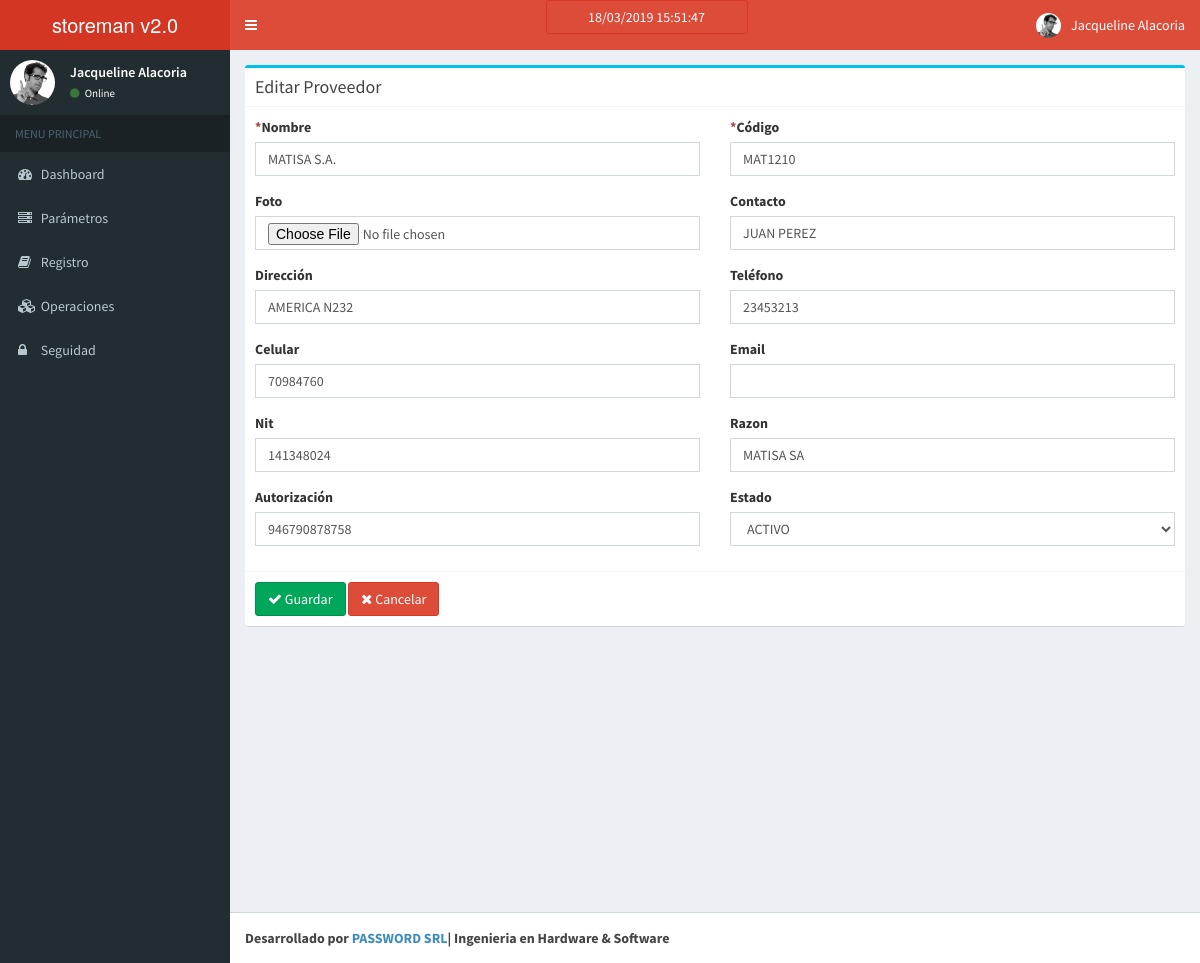
The app's page /proveedor/edit/1 with its own data.
### tables this page shows
CREATE TABLE `proveedor` (
  `proveedor_id` int(11) NOT NULL AUTO_INCREMENT,
  `estado_id` int(11) DEFAULT '1',
  `proveedor_codigo` varchar(20) DEFAULT NULL,
  `proveedor_nombre` varchar(50) DEFAULT NULL,
  `proveedor_foto` varchar(250) DEFAULT NULL,
  `proveedor_contacto` varchar(100) DEFAULT NULL,
  `proveedor_direccion` varchar(80) DEFAULT NULL,
  `proveedor_telefono` varchar(50) DEFAULT NULL,
  `proveedor_telefono2` varchar(20) DEFAULT NULL,
  `proveedor_celular` varchar(50) DEFAULT NULL,
  `proveedor_email` varchar(50) DEFAULT NULL,
  `proveedor_nit` varchar(30) DEFAULT NULL,
  `proveedor_razon` varchar(150) DEFAULT NULL,
  `proveedor_autorizacion` varchar(30) DEFAULT NULL,
  PRIMARY KEY (`proveedor_id`),
  UNIQUE KEY `proveedor_id` (`proveedor_id`)
);

### application/controllers/Proveedor.php (called while the page is built, shortened)
<?php
class Proveedor extends CI_Controller{
    function __construct()
    {
        $this->load->model('Proveedor_model');
    }
    function edit($proveedor_id)
    {
        $data['proveedor'] = $this->Proveedor_model->get_proveedor($proveedor_id);
        if(isset($data['proveedor']['proveedor_id']))
        {
            $this->load->library('form_validation');
            $this->form_validation->set_rules('proveedor_codigo','Proveedor Codigo','required');
            $this->form_validation->set_rules('proveedor_nombre','Proveedor Nombre','required');
            if($this->form_validation->run())
            {
                $foto="";
                    $foto1= $this->input->post('proveedor_foto1');
                if (!empty($_FILES['chivo']['name']))
                {
                    $this->load->library('image_lib');
                    $config['upload_path'] = './resources/images/proveedores/';
                    $config['allowed_types'] = 'gif|jpeg|jpg|png';
                    $config['max_size'] = 200000;
                    $config['max_width'] = 2900;
                    $config['max_height'] = 2900;
                    $new_name = time();
                    $config['file_name'] = $new_name;
                    $config['file_ext_tolower'] = TRUE;
                    $this->load->library('upload', $config);
                    $this->upload->do_upload('chivo');
                    $img_data = $this->upload->data();
                    $extension = $img_data['file_ext'];
                    if($img_data['file_ext'] == ".jpg" || $img_data['file_ext'] == ".png" || $img_data['file_ext'] == ".jpeg" || $img_data['file_ext'] == ".gif") {
                        $conf['image_library'] = 'gd2';
                        $conf['source_image'] = $img_data['full_path'];
                        $conf['new_image'] = './resources/images/proveedores/';
                        $conf['maintain_ratio'] = TRUE;
                        $conf['create_thumb'] = FALSE;
                        $conf['width'] = 800;
                        $conf['height'] = 600;
                        $this->image_lib->clear();
                        $this->image_lib->initialize($conf);
                        if(!$this->image_lib->resize()){
                            echo $this->image_lib->display_errors('','');
                        }
                    }
                    $directorio = $_SERVER['DOCUMENT_ROOT'].'/ximpleman_web/resources/images/proveedores/';
                    if(isset($foto1) && !empty($foto1)){
                      if(file_exists($directorio.$foto1)){
                          unlink($directorio.$foto1);
                          $mimagenthumb = str_replace(".", "_thumb.", $foto1);
                          unlink($directorio.$mimagenthumb);
                      }
                  }
                    $confi['image_library'] = 'gd2';
                    $confi['source_image'] = './resources/images/proveedores/'.$new_name.$extension;
                    $confi['new_image'] = './resources/images/proveedores/'."thumb_".$new_name.$extension;
                    $confi['create_thumb'] = FALSE;
                    $confi['maintain_ratio'] = TRUE;
                    $confi['width'] = 50;
                    $confi['height'] = 50;
                    $this->image_lib->clear();
                    $this->image_lib->initialize($confi);
                    $this->image_lib->resize();
                    $foto = $new_name.$extension;
                }else{
                    $foto = $foto1;
                }
                $params = array(
                    'estado_id' => $this->input->post('estado_id'),
                    'proveedor_codigo' => $this->input->post('proveedor_codigo'),
                    'proveedor_nombre' => $this->input->post('proveedor_nombre'),
                    'proveedor_foto' => $foto,
                    'proveedor_contacto' => $this->input->post('proveedor_contacto'),
                    'proveedor_direccion' => $this->input->post('proveedor_direccion'),
                    'proveedor_telefono' => $this->input->post('proveedor_telefono'),
                    'proveedor_telefono2' => $this->input->post('proveedor_telefono2'),
                    'proveedor_email' => $this->input->post('proveedor_email'),
                    'proveedor_nit' => $this->input->post('proveedor_nit'),
                    'proveedor_razon' => $this->input->post('proveedor_razon'),
                    'proveedor_autorizacion' => $this->input->post('proveedor_autorizacion'),
                );
                $this->Proveedor_model->update_proveedor($proveedor_id,$params);
                redirect('proveedor/index');
            }
            else
            {
                $this->load->model('Estado_model');
                $data['all_estado'] = $this->Estado_model->get_all_estado();
                $data['_view'] = 'proveedor/edit';
                $this->load->view('layouts/main',$data);
            }
        }
    }
}

### index.php (called while the page is built, shortened)
<?php
require_once BASEPATH.'core/CodeIgniter.php';

### application/models/Proveedor_model.php (called while the page is built, shortened)
<?php
class Proveedor_model extends CI_Model
{
    function get_proveedor($proveedor_id)
    {
        $proveedor = $this->db->query("
            SELECT
                *
            FROM
                `proveedor`
            WHERE
                `proveedor_id` = ?
        ",array($proveedor_id))->row_array();
        return $proveedor;
    }
}

### application/views/proveedor/edit.php (the view, shortened to what this page needs)
<div class="row">
    <div class="col-md-12">
      	<div class="box box-info">
            <div class="box-header with-border">
              	<h3 class="box-title">Editar Proveedor</h3>
            </div>
			<?php echo form_open_multipart('proveedor/edit/'.$proveedor['proveedor_id']); ?>
			<div class="box-body">
				<div class="row clearfix">
					<div class="col-md-6">
						<label for="proveedor_nombre" class="control-label"><span class="text-danger">*</span>Nombre</label>
						<div class="form-group">
                            <input type="text" name="proveedor_nombre" value="<?php echo ($this->input->post('proveedor_nombre') ? $this->input->post('proveedor_nombre') : $proveedor['proveedor_nombre']); ?>" class="form-control" id="proveedor_nombre" required />
						</div>
					</div>
					<div class="col-md-6">
						<label for="proveedor_codigo" class="control-label"><span class="text-danger">*</span>Código</label>
						<div class="form-group">
							<input type="text" name="proveedor_codigo" value="<?php echo ($this->input->post('proveedor_codigo') ? $this->input->post('proveedor_codigo') : $proveedor['proveedor_codigo']); ?>" class="form-control" id="proveedor_codigo" required />
						</div>
					</div>
					<div class="col-md-6">
						<label for="proveedor_foto" class="control-label">Foto</label>
						<div class="form-group">
                            <input type="file" name="chivo" class="form-control" id="chivox" kl_virtual_keyboard_secure_input="on">
                        </div>
					</div>
					<div class="col-md-6">
						<label for="proveedor_contacto" class="control-label">Contacto</label>
						<div class="form-group">
							<input type="text" name="proveedor_contacto" value="<?php echo ($this->input->post('proveedor_contacto') ? $this->input->post('proveedor_contacto') : $proveedor['proveedor_contacto']); ?>" class="form-control" id="proveedor_contacto" />
						</div>
					</div>
					<div class="col-md-6">
						<label for="proveedor_direccion" class="control-label">Dirección</label>
						<div class="form-group">
							<input type="text" name="proveedor_direccion" value="<?php echo ($this->input->post('proveedor_direccion') ? $this->input->post('proveedor_direccion') : $proveedor['proveedor_direccion']); ?>" class="form-control" id="proveedor_direccion" />
						</div>
					</div>
					<div class="col-md-6">
						<label for="proveedor_telefono" class="control-label">Teléfono</label>
						<div class="form-group">
							<input type="number" name="proveedor_telefono" value="<?php echo ($this->input->post('proveedor_telefono') ? $this->input->post('proveedor_telefono') : $proveedor['proveedor_telefono']); ?>" class="form-control" id="proveedor_telefono" />
						</div>
					</div>
					<div class="col-md-6">
						<label for="proveedor_telefono2" class="control-label">Celular</label>
						<div class="form-group">
							<input type="number" name="proveedor_telefono2" value="<?php echo ($this->input->post('proveedor_telefono2') ? $this->input->post('proveedor_telefono2') : $proveedor['proveedor_telefono2']); ?>" class="form-control" id="proveedor_telefono2" />
						</div>
					</div>
					<div class="col-md-6">
						<label for="proveedor_email" class="control-label">Email</label>
						<div class="form-group">
                                                    <input type="email" name="proveedor_email" value="<?php echo ($this->input->post('proveedor_email') ? $this->input->post('proveedor_email') : $proveedor['proveedor_email']); ?>" class="form-control" id="proveedor_email" />
						</div>
					</div>
					<div class="col-md-6">
						<label for="proveedor_nit" class="control-label">Nit</label>
						<div class="form-group">
							<input type="text" name="proveedor_nit" value="<?php echo ($this->input->post('proveedor_nit') ? $this->input->post('proveedor_nit') : $proveedor['proveedor_nit']); ?>" class="form-control" id="proveedor_nit" />
						</div>
					</div>
					<div class="col-md-6">
						<label for="proveedor_razon" class="control-label">Razon</label>
						<div class="form-group">
							<input type="text" name="proveedor_razon" value="<?php echo ($this->input->post('proveedor_razon') ? $this->input->post('proveedor_razon') : $proveedor['proveedor_razon']); ?>" class="form-control" id="proveedor_razon" />
						</div>
					</div>
					<div class="col-md-6">
						<label for="proveedor_autorizacion" class="control-label">Autorización</label>
						<div class="form-group">
							<input type="text" name="proveedor_autorizacion" value="<?php echo ($this->input->post('proveedor_autorizacion') ? $this->input->post('proveedor_autorizacion') : $proveedor['proveedor_autorizacion']); ?>" class="form-control" id="proveedor_autorizacion" />
						</div>
					</div>
                                        <div class="col-md-6">
						<label for="estado_id" class="control-label">Estado</label>
						<div class="form-group">
							<select name="estado_id" class="form-control">
								<option value="1">ACTIVO</option>
							</select>
						</div>
					</div>
				</div>
			</div>
			<div class="box-footer">
            	<button type="submit" class="btn btn-success">
		    <i class="fa fa-check"></i> Guardar
		</button>
                <a href="<?php echo site_url('proveedor'); ?>" class="btn btn-danger">
                     <i class="fa fa-times"></i> Cancelar
                </a>
	        </div>
			<?php echo form_close(); ?>
		</div>
    </div>
</div>

### records on screen
proveedor: proveedor_nombre "MATISA S.A.", proveedor_codigo "MAT1210", proveedor_contacto "JUAN PEREZ", proveedor_direccion "AMERICA N232", proveedor_telefono "23453213", proveedor_telefono2 "70984760", proveedor_nit "141348024", proveedor_razon "MATISA SA", proveedor_autorizacion "946790878758"
